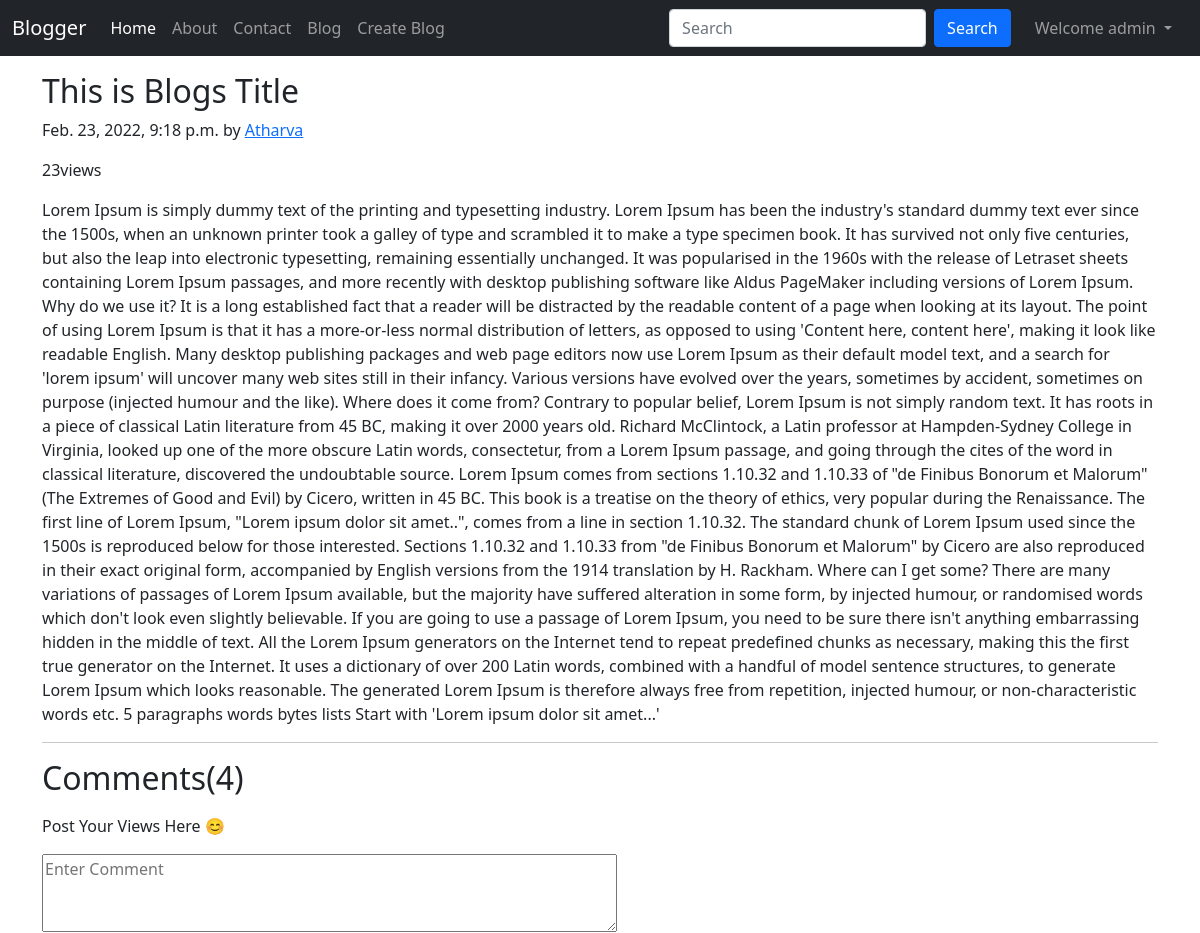
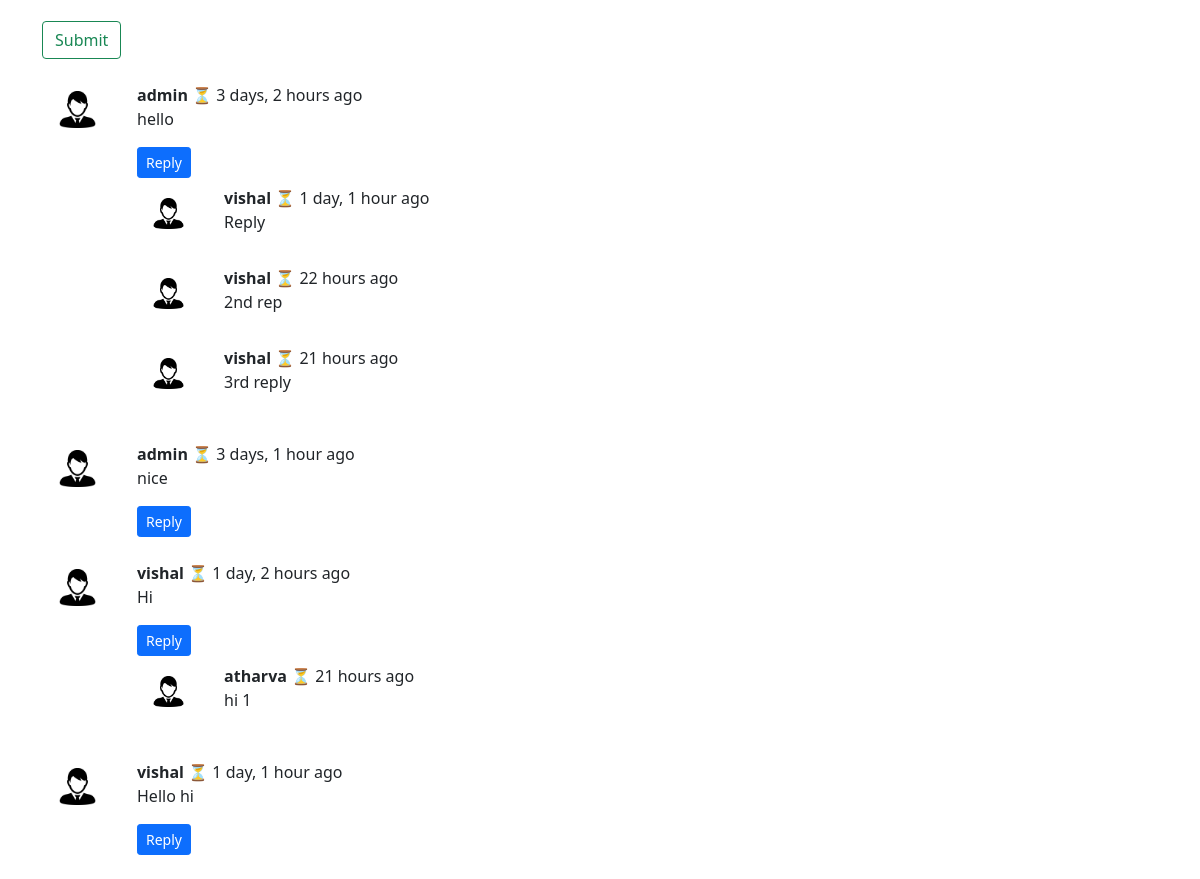
Page /blog/first-post (signed in) on the committed database (2 pictures, top to bottom).
### blog/models.py (models this page shows, shortened)
class Post(models.Model):
    sno = models.AutoField(primary_key=True)
    title = models.CharField(max_length=255)
    content = models.TextField()
    author = models.CharField(max_length=20)
    slug = models.CharField(max_length=130)
    views = models.IntegerField(default=0)
    timestamp = models.DateTimeField(blank=True)

class BlogComment(models.Model):
    sno = models.AutoField(primary_key=True)
    comment = models.TextField()
    user = models.ForeignKey(User, on_delete=models.CASCADE)
    post = models.ForeignKey(Post, on_delete=models.CASCADE)
    parent = models.ForeignKey('self', on_delete=models.CASCADE, null=True)
    timestamp = models.DateTimeField(default=now)

### blog/views.py (the view)
# urls.py: path('<str:slug>', views.blogPost, name="blogPost"),
def blogPost(request, slug):
    post = Post.objects.filter(slug=slug)[0]
    post.views = post.views+1
    post.save()
    comments = BlogComment.objects.filter(post=post, parent = None)
    replies = BlogComment.objects.filter(post=post).exclude(parent = None)
    replyDict = {}
    for reply in replies:
        if reply.parent.sno not in replyDict.keys():
            replyDict[reply.parent.sno] = [reply]
        else:
            replyDict[reply.parent.sno].append(reply)
    context = {
        'post': post,
        'comments': comments,
        'user' : request.user,
        'replyDict' : replyDict,
    }
    return render(request, "blog/blogPost.html", context)

### blog/templatetags/extras.py (called while the page is built)
@register.filter(name='get_val')
def get_val(dict, key):
    return dict.get(key)

### templates/blog/blogPost.html (shortened to what this page needs)
{% extends 'base.html' %}
{% block blogactive %} active {% endblock blogactive %}
{% block body %}
{% load humanize %}
{% load extras %}
<div class="container my-3">
  <h2 class="blog-post-title">{{ post.title }}</h2>
  <p class="blog-post-meta">{{ post.timestamp}} by <a href="/about">{{post.author}}</a></p>
  <span>{{post.views}}views</span>
  <p>{{post.content|safe}}</p>
  <hr>
</div>
<div class="container">
  <h2>Comments({{comments.count}})</h2>
  <div class="my-2">
    {% if user.is_authenticated %}
    <form action="/blog/postComment" method="post">
      <label class="my-2" for="comemnt">Post Your Views Here 😊</label><br>
      <textarea class="my-2" type="text" name="comment" placeholder="Enter Comment" cols="60" rows="3"></textarea>
      <br>
      <input class="my-2 btn btn-outline-success" type="submit" value="Submit">
    </form>
    {% else %}
    <p>Please login to post a comment</p>
    {% endif %}
</div>
  {% for comment in comments %}
  <div class="row my-3">
    <div class="col-md-1 ">
      <img src="/static/icon.png" alt="user" class="rounded mx-auto d-block w-75 p-2">
    </div>
    <div class="col-md-11 ">
      <b>{{comment.user.username}}</b> ⏳ <span>{{comment.timestamp | naturaltime}}</span>
      <div>{{comment.comment}}</div>
      <div class="reply mx-0 mt-3">
        {% if user.is_authenticated %}
          <button class="btn btn-sm btn-primary" type="button" data-bs-toggle="collapse" data-bs-target="#replyBox{{comment.sno}}" aria-expanded="false">
            Reply
          </button>
        {% else %}
        <button class="btn btn-sm btn-primary" type="button" data-bs-toggle="collapse" data-bs-target="#replyBox{{comment.sno}}" aria-expanded="false" disabled>
          Login to reply
        </button>
        {% endif %}
        <div class="replies my-2">
            {% for reply in replyDict|get_val:comment.sno %}
            <div class="row my-2">
              <div class="col-md-1 ">
                <img src="/static/icon.png" alt="user" class="rounded mx-auto d-block my-1 w-75 p-2">
              </div>
              <div class="col-md-11">
                <b>{{reply.user.username}}</b> ⏳ <span>{{reply.timestamp | naturaltime}}</span>
      <div>{{reply.comment}}</div>
                <br>
              </div>
            </div>
            {% endfor %}
        </div>
      </div>
    </div>
  </div>
  {% endfor %}
</div>
{% endblock body %}

### templates/base.html (shortened to what this page needs)
<!doctype html>
<html lang="en">
<head>
  <link href="https://cdn.jsdelivr.net/npm/bootstrap@5.1.3/dist/css/bootstrap.min.css" rel="stylesheet"
>
  <link rel="stylesheet" href="https://cdnjs.cloudflare.com/ajax/libs/font-awesome/4.7.0/css/font-awesome.min.css">
</head>
<body>
  <nav class="navbar navbar-expand-lg navbar-dark bg-dark">
    <div class="container-fluid">
      <a class="navbar-brand" href="/">Blogger</a>
      <div class="collapse navbar-collapse" id="navbarSupportedContent">
        <ul class="navbar-nav me-auto mb-2 mb-lg-0">
          <li class="nav-item {% block homeactive %} {% endblock homeactive %}">
            <a class="nav-link active" aria-current="page" href="/">Home</a>
          </li>
          <li class="nav-item {% block aboutactive %} {% endblock aboutactive %}">
            <a class="nav-link" href="/about">About</a>
          </li>
          <li class="nav-item {% block contactactive %} {% endblock contactactive %}">
            <a class="nav-link" href="/contact">Contact</a>
          </li>
          <li class="nav-item {% block blogactive %} {% endblock blogactive %}">
            <a class="nav-link" href="/blog">Blog</a>
          </li>
          {% if user.is_authenticated %}
          <li class="nav-item">
            <a class="nav-link" href="blogCreate">Create Blog</a>
          </li>
          {% endif %}
        </ul>
        <form method="get" action="/search" class="d-flex my-2 my-lg-0 mx-3">
          <input class="form-control me-2" type="search" placeholder="Search" aria-label="Search" name="query"
            id="query">
          <button class="btn btn-primary " type="submit">Search</button>
        </form>
        {% if user.is_authenticated %}
        <ul class="navbar-nav ml-auto me-2">
          <li class="nav-item dropdown">
            <a class="nav-link dropdown-toggle" href="#" id="navbarDropdown" role="button" data-bs-toggle="dropdown" aria-expanded="false">
              Welcome {{request.user}}
            </a>
          </li>
        </ul>
        {% endif %}
      </div>
    </div>
  </nav>
  {% block body %}{% endblock body %}
</body>
</html>

### rows in the picture
Post: title "This is Blogs Title", timestamp "Feb. 23, 2022, 9:18 p.m.", author "Atharva", views "23", content "Lorem Ipsum is simply dummy text of the printing and typesetting industry. Lorem Ipsum has been the industry's standard dummy text ever since the 1500s, when an unknown printer took a galley of type and scrambled it to make a type specimen book. It has survived not only five centuries, but also the leap into electronic typesetting, remaining essentially unchanged. It was popularised in the 1960s with the release of Letraset sheets containing Lorem Ipsum passages, and more recently with desktop publishing software like Aldus PageMaker including versions of Lorem Ipsum. Why do we use it? It is a long established fact that a reader will be distracted by the readable content of a page when…"
BlogComment: user.username "admin", timestamp "3 days, 2 hours ago", comment "hello"
BlogComment: user.username "vishal", timestamp "1 day, 1 hour ago", comment "Reply"
BlogComment: user.username "vishal", timestamp "22 hours ago", comment "2nd rep"
BlogComment: user.username "vishal", timestamp "21 hours ago", comment "3rd reply"
BlogComment: user.username "admin", timestamp "3 days, 1 hour ago", comment "nice"
BlogComment: user.username "vishal", timestamp "1 day, 2 hours ago", comment "Hi"
BlogComment: user.username "atharva", timestamp "21 hours ago", comment "hi 1"
BlogComment: user.username "vishal", timestamp "1 day, 1 hour ago", comment "Hello hi"

### other values in the picture
{{ request.user }} "admin"
{{ comments.count }} "4"
